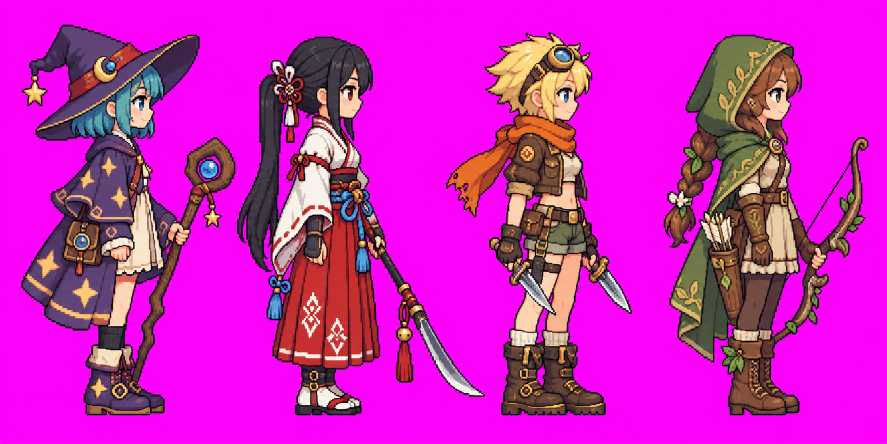
#> input picture art-factory/starlantern/reference/lineup1/lineup-original-ea1e91f0.png, 1774 x 887 px (shown at 1/2 size)
$ python -i roster_unit_prepare.py   (imports and definitions only)
#> lines starting #> are read from the running program, lines starting #| are printed output that depends on the picture
### art-factory/rts/tools/human_units_team_mask.py
"""Deterministic blue-fabric texel mask; preserve original RGB body albedo."""

import argparse
import hashlib
import json
import shutil
from pathlib import Path

import numpy as np
from PIL import Image, ImageFilter


UNITS = ('priest', 'commander')


def sha256(path):
    return hashlib.sha256(Path(path).read_bytes()).hexdigest()


def blue_fabric_mask(rgb):
    """Royal-blue chroma in the generated atlas, excluding neutral metal and warm trim."""
    colors = np.asarray(rgb, dtype=np.float32)
    red, green, blue = colors[..., 0], colors[..., 1], colors[..., 2]
    selected = ((blue >= 43) & (blue > red * 1.26) & (blue > green * 1.17)
                & (blue - red >= np.maximum(21, blue * .23))
                & (blue - green >= np.maximum(13, blue * .13)))
    return (selected.astype(np.uint8) * 255)


def feather_mask(mask):
    image = Image.fromarray(mask, 'L')
    return np.asarray(image.filter(ImageFilter.MaxFilter(3)).filter(ImageFilter.GaussianBlur(.55)), dtype=np.uint8)


def srgb_to_linear(color):
    value = np.asarray(color, dtype=np.float32) / 255.0
    return np.where(value <= .04045, value / 12.92, ((value + .055) / 1.055) ** 2.4)


def linear_to_srgb(color):
    value = np.clip(color, 0, 1)
    return np.where(value <= .0031308, 12.92 * value, 1.055 * value ** (1 / 2.4) - .055)


# [90 lines left out: functions recolor_preview, category_statistics, run, main, not called in this run]


# [2 lines that do not run on import are left out]

### art-factory/rts/tools/roster_unit_prepare.py
"""Roster-expansion body texture prep: the human-units v2 team-mask method on a new run.

Reuses human_units_team_mask (royal-blue fabric texel mask, luminance-preserving
preview recolor, leakage gates) so new units follow the published priest /
commander TeamClothMasked convention. Never writes runtime paths.
"""
import argparse
import json
import shutil
from pathlib import Path

import numpy as np
from PIL import Image, ImageFilter

from human_units_team_mask import blue_fabric_mask, category_statistics, feather_mask, recolor_preview, sha256


def steel_safe_mask(rgb):
    """Royal-blue fabric only: blue-steel armour shares the generic blue chroma, so require a
    strong blue/red ratio, drop speckle with an opening, then feather like the v2 method."""
    colors = np.asarray(rgb, dtype=np.float32)
    strict = (blue_fabric_mask(rgb) > 0) & (colors[..., 2] > colors[..., 0] * 2.0)
    opened = Image.fromarray((strict * 255).astype(np.uint8)).filter(ImageFilter.MinFilter(3)).filter(ImageFilter.MaxFilter(5)).filter(ImageFilter.MinFilter(3))
    keep = (np.asarray(opened) > 0) & (colors[..., 2] > colors[..., 0] * 1.6)
    return (keep * 255).astype(np.uint8)


# [65 lines left out: functions run, main, not called in this run]


# [2 lines not run here, left out]

>>> import cv2
>>> picture = cv2.imread('../../starlantern/reference/lineup1/lineup-original-ea1e91f0.png', cv2.IMREAD_GRAYSCALE)
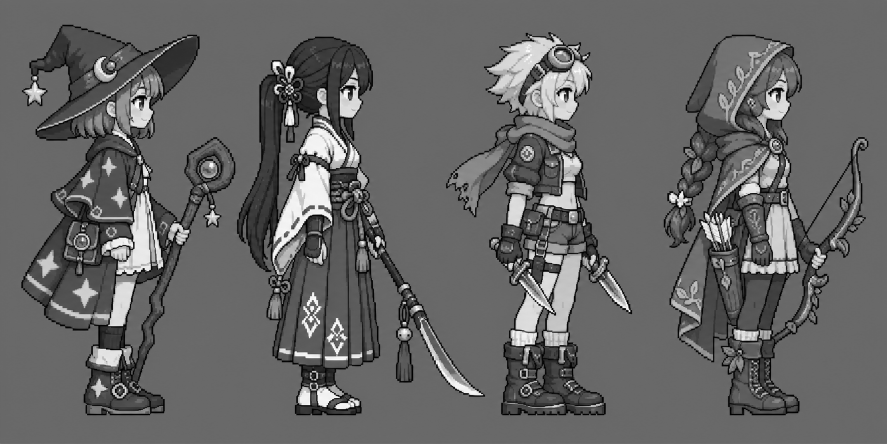
#> picture: shape (887, 1774) (shown at 1/2 size); min 0, max 255, mean 101.7
>>> result = steel_safe_mask(picture)
#> in blue_fabric_mask, `red, green, blue = colors[..., 0], colors[..., 1], colors[..., 2]`: red = 887 values, max 117 at index 886, min 102 at index 27, mean 103.2; green = 887 values, max 110 at index 886, min 103 at index 27, mean 103.9; blue = 887 values, max 109 at index 886, min 103 at index 28, mean 104.1
#> in steel_safe_mask, `keep = (np.asarray(opened) > 0) & (colors[..., 2] > colors[..., 0] * 1..`: keep: shape (887, 887) bool; every value is 0

$ run again, on art-factory/starlantern/reference/lineup2/heroine-lineup-original-01a13999.png
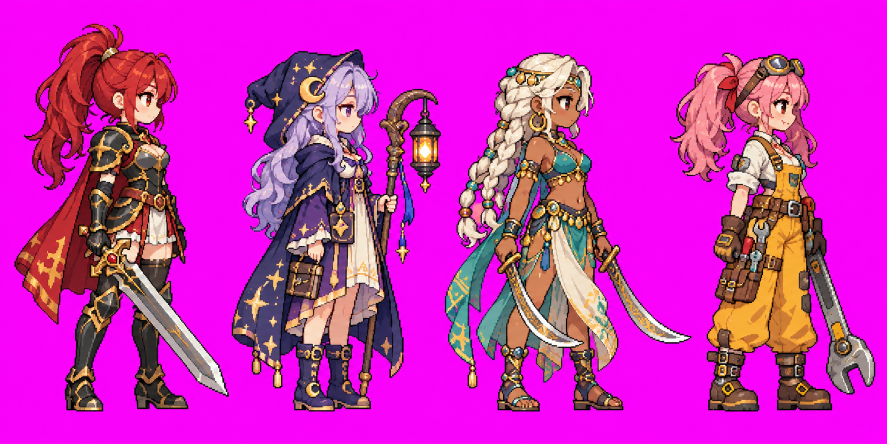
#> input picture art-factory/starlantern/reference/lineup2/heroine-lineup-original-01a13999.png, 1774 x 887 px (shown at 1/2 size)
#> `picture = cv2.imread('../../starlantern/reference/lineup1/lineup-origi..`:
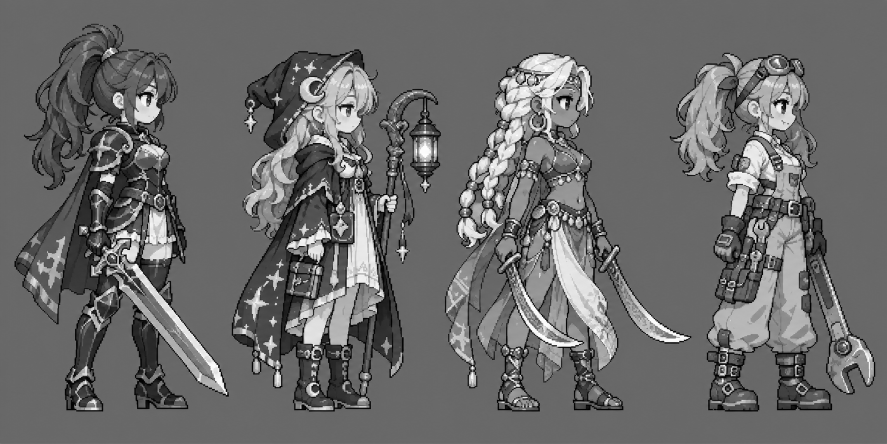
#> picture: shape (887, 1774) (shown at 1/2 size); min 0, max 255, mean 107
#> red = 887 values, max 116 at index 886, min 101 at index 326, mean 102.6; green = 887 values, max 109 at index 886, min 101 at index 507, mean 103.5; blue = 887 values, max 109 at index 886, min 103 at index 8, mean 103.9
#> keep: shape (887, 887) bool; every value is 0
